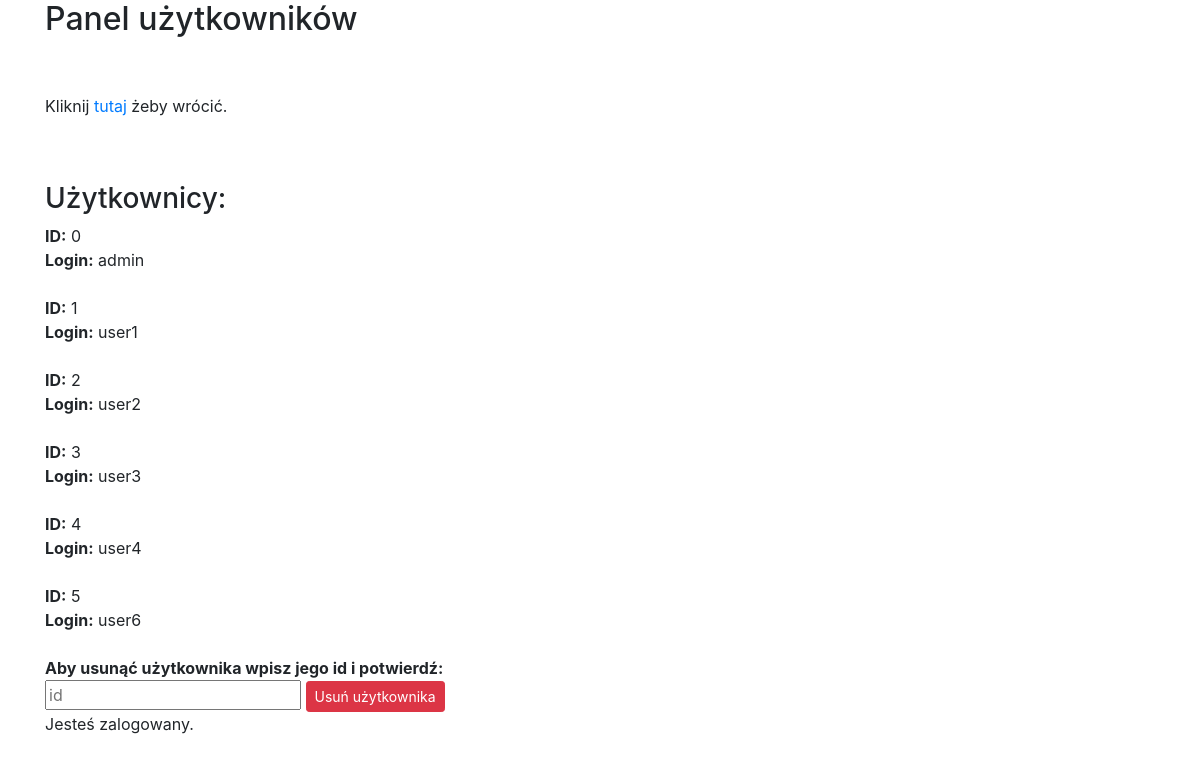
The page /erase (signed in) on the database its author committed.
### tables this page shows
CREATE TABLE users(user_id INT, login TEXT NOT NULL UNIQUE, password TEXT NOT NULL);

### app.py (the view, shortened to what this page needs)
@app.route('/erase', methods=['GET', 'POST'])
@login_required_admin
def erase():
    g.db = connect_db()
    cur = g.db.execute('select * from users')
    users = []
    for row in cur.fetchall():
        users.append(dict(user_id=row[0], login=row[1]))
    g.db.close()
    return render_template('erase.html', users=users)

### app.py (called while the page is built)
def login_required_admin(f):
    @wraps(f)
    def wrap(*args, **kwargs):
        if 'admin' in session:
            flash("Jesteś zalogowany.")
            return f(*args, **kwargs)
        else:
            flash('Aby korzystać z naszego sklepu musisz się zalogować!')
            return redirect(url_for('login'))
    return wrap

def connect_db():
    return sqlite3.connect(app.database)

### templates/erase.html
{% extends "base.html" %} {% block content %}
<h2>Panel użytkowników</h2>
<br /><br />
<p>Kliknij <a href="/admin">tutaj</a> żeby wrócić.</p>
<br><br>
<h3>Użytkownicy:</h3>
{% for user in users %}
  <strong>ID:</strong> {{ user.user_id }} <br>
  <strong>Login:</strong> {{ user.login }} <br>
<br>
{% endfor %}
 <strong>Aby usunąć użytkownika wpisz jego id i potwierdź:</strong><br>
<form action="" method="post">
  <input
    type="id"
    placeholder="id"
    name="id"
    value="{{
          request.form.id }}"
  />
<input class="btn btn-danger btn-sm" type="submit" value="Usuń użytkownika"/><br>
</form>
{% endblock %}

### rows shown on the page
users: user_id "0", login "admin"
users: user_id "1", login "user1"
users: user_id "2", login "user2"
users: user_id "3", login "user3"
users: user_id "4", login "user4"
users: user_id "5", login "user6"

### other values the page prints
{{ message }} "Jesteś zalogowany."
